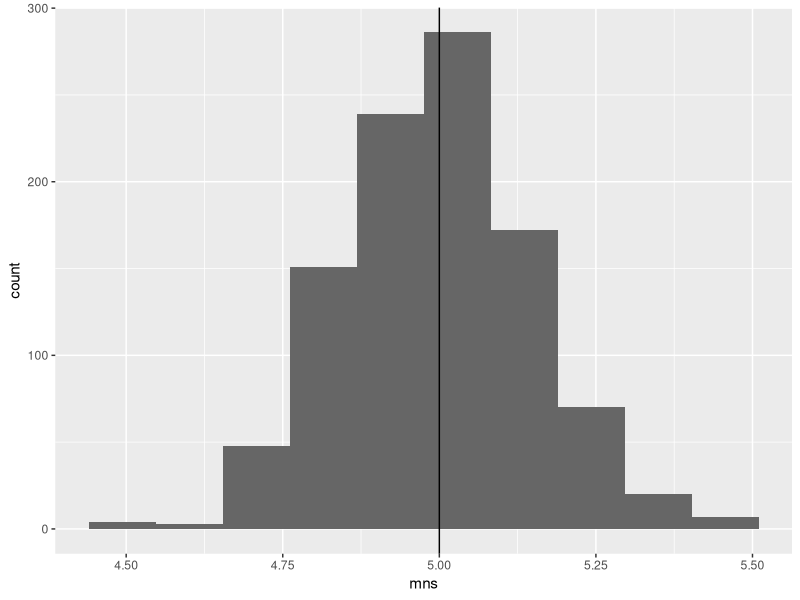
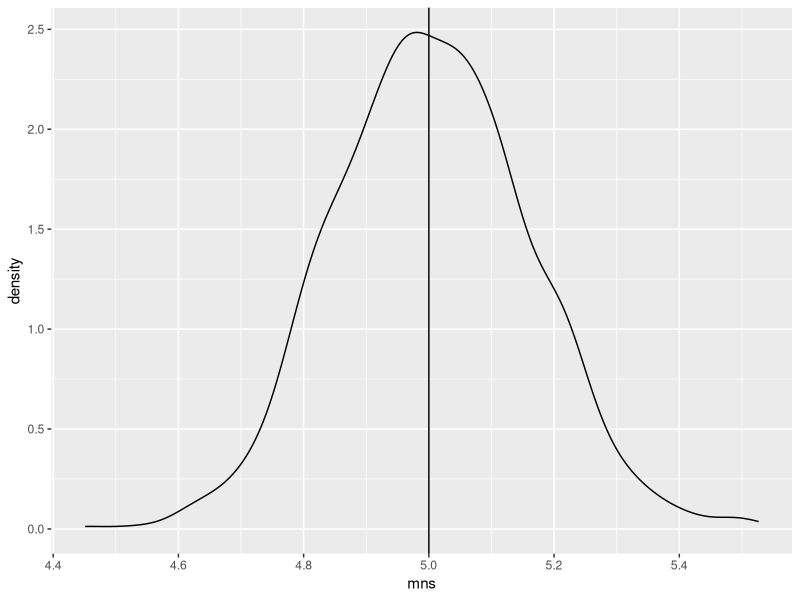

These figures' R source, in order:
## ---- chunk 1
library(ggplot2)
## ---- chunk 2
mns = NULL
for (i in 1 : 1000) mns = c(mns, mean(rexp(1000, 0.2)))
ggplot() +geom_histogram(aes(mns), bins = 10, fill ="grey40") +
        geom_vline( xintercept = 5)
## ---- chunk 3
mns = NULL
for (i in 1 : 1000) mns = c(mns, mean(rexp(1000, 0.2)))
ggplot() +geom_density(aes(mns))+
        geom_vline( xintercept = 5)

